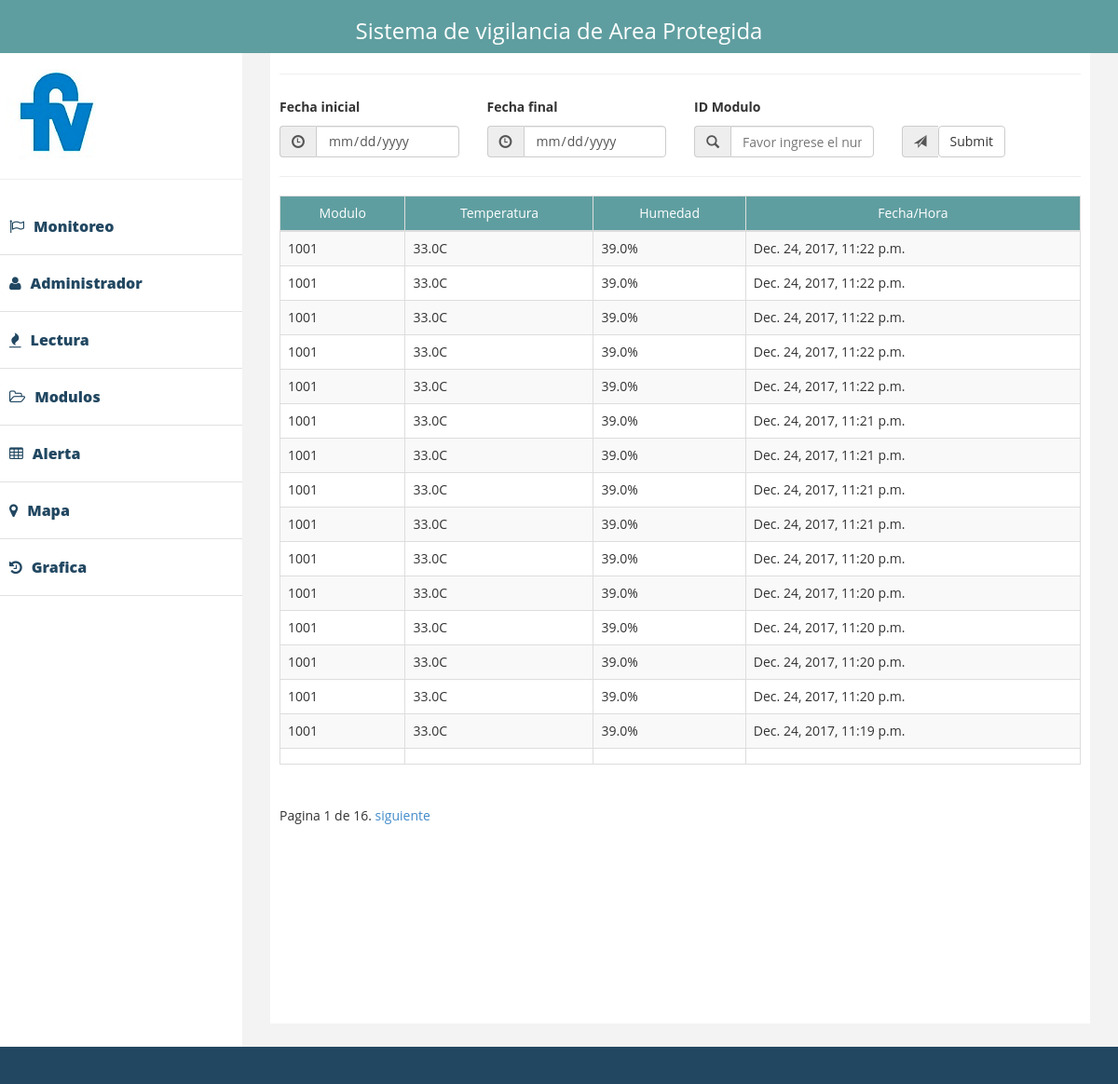
The page /interface/lectura/ on the database its author committed.
### interface/models.py (models this page shows)
class LecturaTempHume(models.Model):
    temperatura     = models.FloatField(blank=True, null=True)
    humedad         = models.FloatField(blank=True, null=True)
    tiempo       = models.DateTimeField(auto_now=True, )
    modulo = models.CharField(max_length=8)

### interface/views.py (the view)
def lectura(request):
    context = querrys(request, LecturaTempHume)
    return render(request, 'lecture.html', context)

### templates/lecture.html (shortened to what this page needs)
{% extends 'index.html' %}
{% block table %}
    <thead id="head-th">
    <hr/>
    <tr>
        <td>Modulo</td>
        <td>Temperatura</td>
        <td>Humedad</td>
        <td>Fecha/Hora</td>
    </tr>
    </thead>
    <tbody>
    {% for ob in Object_list %}
        <tr>
            <td>{{ ob.modulo }} </td>
            <td>{{ ob.temperatura }}C</td>
            <td>{{ ob.humedad }}%</td>
            <td>{{ ob.tiempo }}</td>
        </tr>
    {% endfor %}
            <td>{{ ob.modulo }}</td>
            <td>{{ ob.temperatura }}</td>
            <td>{{ ob.humedad }}</td>
            <td>{{ ob.tiempo }}</td>
    </tbody>
{% endblock %}

### static/assets/css/custom.css (style rules this page uses)
body { font-family: 'Open Sans', sans-serif; line-height:30px; }

### static/css/styles.css (style rules this page uses)
#head-th { background-color: cadetblue; color: white; text-align: center; }
html, body { height: 100%; margin: 0; padding: 0; }

### rows shown on the page
LecturaTempHume: modulo "1001", temperatura "33.0", humedad "39.0", tiempo "Dec. 24, 2017, 11:22 p.m."
LecturaTempHume: modulo "1001", temperatura "33.0", humedad "39.0", tiempo "Dec. 24, 2017, 11:22 p.m."
LecturaTempHume: modulo "1001", temperatura "33.0", humedad "39.0", tiempo "Dec. 24, 2017, 11:22 p.m."
LecturaTempHume: modulo "1001", temperatura "33.0", humedad "39.0", tiempo "Dec. 24, 2017, 11:22 p.m."
LecturaTempHume: modulo "1001", temperatura "33.0", humedad "39.0", tiempo "Dec. 24, 2017, 11:22 p.m."
LecturaTempHume: modulo "1001", temperatura "33.0", humedad "39.0", tiempo "Dec. 24, 2017, 11:21 p.m."
LecturaTempHume: modulo "1001", temperatura "33.0", humedad "39.0", tiempo "Dec. 24, 2017, 11:21 p.m."
LecturaTempHume: modulo "1001", temperatura "33.0", humedad "39.0", tiempo "Dec. 24, 2017, 11:21 p.m."
LecturaTempHume: modulo "1001", temperatura "33.0", humedad "39.0", tiempo "Dec. 24, 2017, 11:21 p.m."
LecturaTempHume: modulo "1001", temperatura "33.0", humedad "39.0", tiempo "Dec. 24, 2017, 11:20 p.m."
LecturaTempHume: modulo "1001", temperatura "33.0", humedad "39.0", tiempo "Dec. 24, 2017, 11:20 p.m."
LecturaTempHume: modulo "1001", temperatura "33.0", humedad "39.0", tiempo "Dec. 24, 2017, 11:20 p.m."
LecturaTempHume: modulo "1001", temperatura "33.0", humedad "39.0", tiempo "Dec. 24, 2017, 11:20 p.m."
LecturaTempHume: modulo "1001", temperatura "33.0", humedad "39.0", tiempo "Dec. 24, 2017, 11:20 p.m."
LecturaTempHume: modulo "1001", temperatura "33.0", humedad "39.0", tiempo "Dec. 24, 2017, 11:19 p.m."

### other values the page prints
{{ Object_list.number }} "1"
{{ Object_list.paginator.num_pages }} "16"
